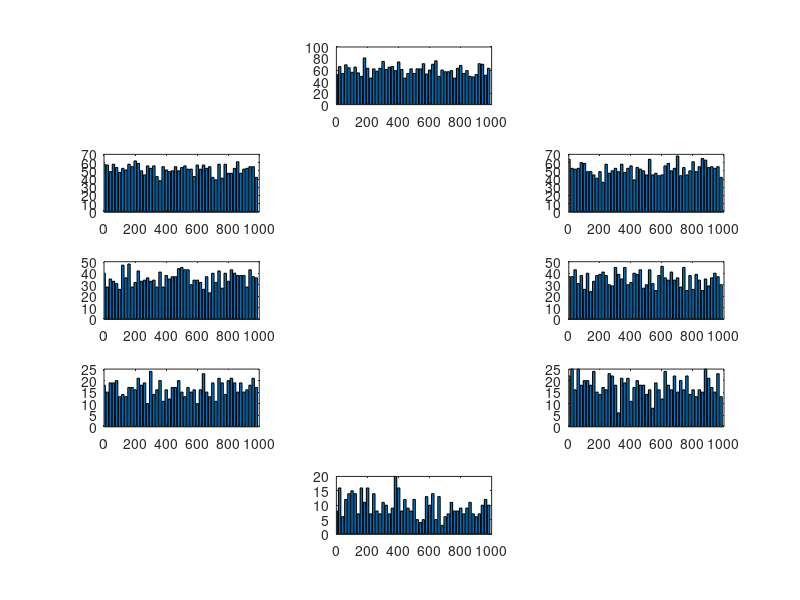

Recreate this plot in MATLAB.
% EE239AS.2, Spring 2017
% hw3_2_b

% Cong Peng, 904760493

clear all;
r0 = 35; rmax = 60; smax = 90; k = 0:7; s = k*45;
lambda = r0 + (rmax - r0)*cosd(s-smax);
count = cell(1,8);

for i = 1:8
    
    count{i} = poissrnd(lambda(i), 1, 50);
    
end

subplot(5,3,9);  
bar(1:20:1000, count{1});
xlim([0, 1000]); hold on;

subplot(5,3,6); 
bar(1:20:1000, count{2});
xlim([0, 1000]); hold on;

subplot(5,3,2);  
bar(1:20:1000, count{3});
xlim([0, 1000]); hold on;

subplot(5,3,4);  
bar(1:20:1000, count{4});
xlim([0, 1000]); hold on;

subplot(5,3,7);  
bar(1:20:1000, count{5});
xlim([0, 1000]); hold on;

subplot(5,3,10);  
bar(1:20:1000, count{6});
xlim([0, 1000]); hold on;

subplot(5,3,14);  
bar(1:20:1000, count{7});
xlim([0, 1000]); hold on;

subplot(5,3,12);  
bar(1:20:1000, count{8});
xlim([0, 1000]); hold on;
